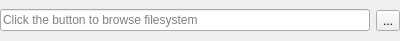
<?xml version="1.0" encoding="UTF-8"?>
<ui version="4.0">
 <class>FileLineEdit</class>
 <widget class="QWidget" name="FileLineEdit">
  <property name="geometry">
   <rect>
    <x>0</x>
    <y>0</y>
    <width>400</width>
    <height>41</height>
   </rect>
  </property>
  <property name="sizePolicy">
   <sizepolicy hsizetype="Expanding" vsizetype="Expanding">
    <horstretch>0</horstretch>
    <verstretch>0</verstretch>
   </sizepolicy>
  </property>
  <property name="windowTitle">
   <string>Form</string>
  </property>
  <layout class="QHBoxLayout" name="horizontalLayout">
   <property name="margin">
    <number>0</number>
   </property>
   <item>
    <widget class="QLineEdit" name="lineEdit">
     <property name="placeholderText">
      <string>Click the button to browse filesystem</string>
     </property>
    </widget>
   </item>
   <item>
    <widget class="QToolButton" name="browseButton">
     <property name="toolTip">
      <string>Browse file system</string>
     </property>
     <property name="text">
      <string>...</string>
     </property>
    </widget>
   </item>
  </layout>
 </widget>
 <resources/>
 <connections/>
</ui>
